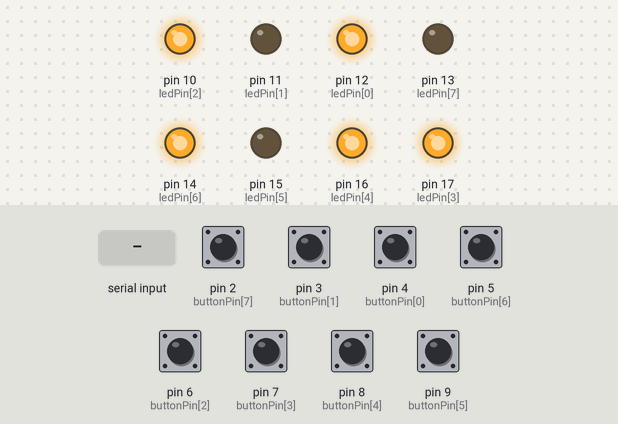
A sketch run on a simulated Arduino Uno, built with avr-gcc and run on an emulated ATmega328P. Parts: output pins drawn as LEDs (lit = HIGH). The test bench sets the inputs (shaded band); at power-on: pin 2 (buttonPin[7]), pin 3 (buttonPin[1]), pin 4 (buttonPin[0]), pin 5 (buttonPin[6]), pin 6 (buttonPin[2]), pin 7 (buttonPin[3]), pin 8 (buttonPin[4]), pin 9 (buttonPin[5]) HIGH.

Above: at 1.2 s.
1.3 s: byte 30 received over Serial
At 2.6 s:
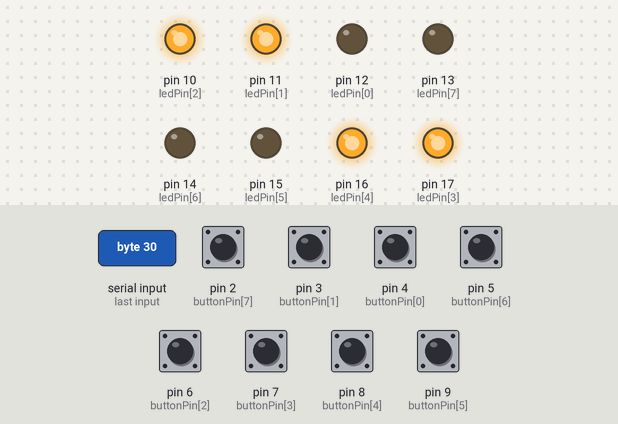
2.9 s: byte 90 received over Serial
At 4.1 s:
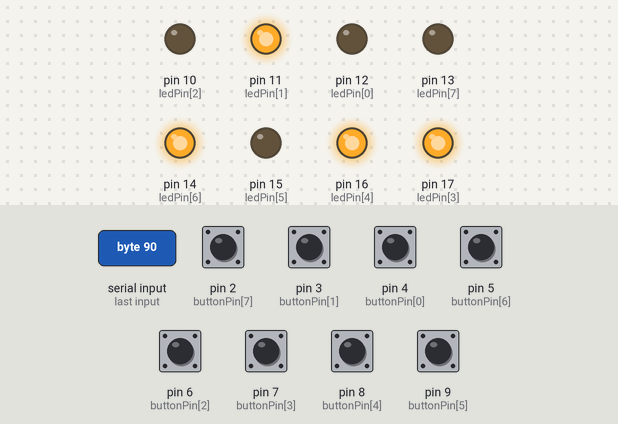
4.4 s: byte 120 received over Serial
At 5.0 s:
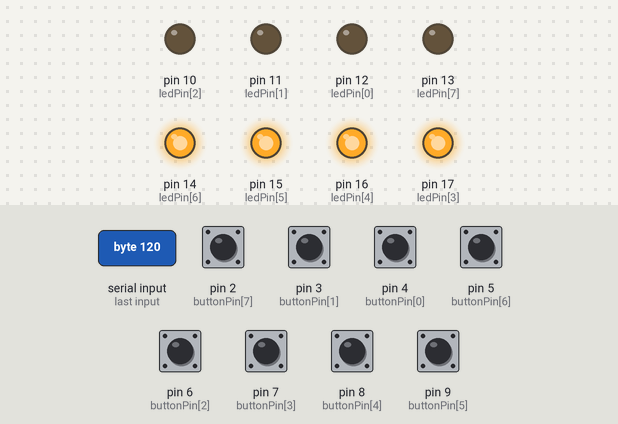
Timing chart, 0 to 7.4 s (numbered marks = the images above; inputs shaded):
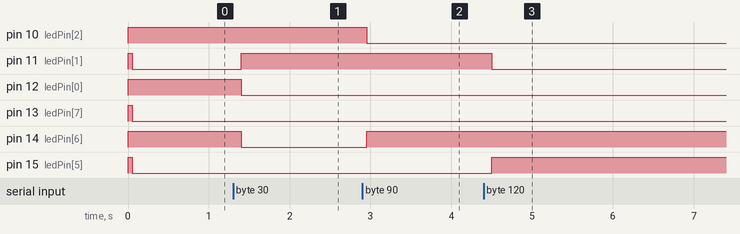

The sketch:

octomaton_controller.ino
```cpp
/*
 AUTHOR: Matt Pinner

 */

#define DEBUG_RULE    0
#define DEBUG_SERIAL  0
#define ECHO_RULE     0

// HARDWARE CONFIG
const int ledCount = 8;
int ledPin[ledCount] = {
  12, 11, 10, 17, 16, 15, 14, 13};
//int ledPin[ledCount] = {13, 14, 15, 16, 17, 10, 11, 12};
const int buttonCount = 8;
int buttonPin[buttonCount] = {
  4, 3, 6, 7, 8, 9, 5, 2};
//int buttonPin[ledCount] = {2, 5, 9, 8, 7, 6, 3, 4};

#define ALLON_MSK    0x80
#define LEFT2_MSK    0x40
#define OUTSIDE_MSK  0x20
#define LEFT_MSK     0x10
#define RIGHT2_MSK   0x08
#define MIDDLE_MSK   0x04
#define RIGHT_MSK    0x02
#define ALLOFF_MSK   0x01

//STATE
byte rule = (LEFT2_MSK | LEFT_MSK | RIGHT2_MSK | MIDDLE_MSK | ALLOFF_MSK);
byte nextRule = rule;

boolean nextRulePending = false;

// DEBUG FLAG
boolean buttonDebug = true;


void setup()
{
  // start serial port at 9600 bps:
  Serial.begin(57600);

  for (int i = 0; i < buttonCount; i++) {
    pinMode(buttonPin[i], INPUT);
    digitalWrite(buttonPin[i], HIGH);
  }

  for (int i = 0; i < ledCount; i++) {
    digitalWrite(ledPin[i], HIGH);
    pinMode(ledPin[i], OUTPUT);
  }
}

void serialEvent(){
  char c;

  if (Serial.available() > 0) {
    // get incoming byte:
    c = Serial.read();
    if (c != '\n') {
      rule = c;
#if DEBUG_SERIAL
      Serial.print("s:  ");
      Serial.println(nextRule,HEX);
#endif
    }

    // only taking first byte. flush remaining serial buffer.
    Serial.flush();
  }
}

void loop()
{
  // if we get a valid byte, read analog ins:
  // mirror changes rules
  if (nextRulePending) {
    //if (rule == nextRule) {
      // rule got there
      nextRulePending = false;
    //}
    //else {
    // rule didnt get there. will resend at the end?
    //}
  }
  else {
    if (rule != nextRule) {
      // rule incremented on mirror side
      // test if increment it is by one?
      nextRule = rule;
      // echo rule back?
    }
    else {
      // should do real debounce
      delay(50);
      for (int i = 0; i < buttonCount; i++) {
        boolean buttonState = digitalRead(buttonPin[i]);
        //Serial.print(buttonState, DEC);
        //digitalWrite(ledPin[i],  buttonState);
        //Serial.print(",");

        if (LOW == buttonState) {
          nextRule = rule ^ (1 << i);
        }
      }
    }
  }

  for (int i = 0; i < ledCount; i++) {
    boolean isOn = ((rule & (1 << i)) ? true : false);
    digitalWrite(ledPin[i], (isOn));
  }

  if (nextRule != rule) {
    // something changed or didnt (on the mirror side)
    nextRulePending = true;
    // send update
    //Serial.println(nextRule,HEX);
    Serial.print((char)nextRule);
  }

  delay(150);
}
```

Measured:
- after the input at 1.3 s, pin 11 (ledPin[1]): LOW → HIGH after 0.10 s; pin 12 (ledPin[0]), pin 14 (ledPin[6]): HIGH → LOW after 0.10 s
- after the input at 2.9 s, pin 10 (ledPin[2]): HIGH → LOW after 0.05 s; pin 14 (ledPin[6]): LOW → HIGH after 0.05 s
- after the input at 4.4 s, pin 11 (ledPin[1]): HIGH → LOW after 0.10 s; pin 15 (ledPin[5]): LOW → HIGH after 0.10 s
